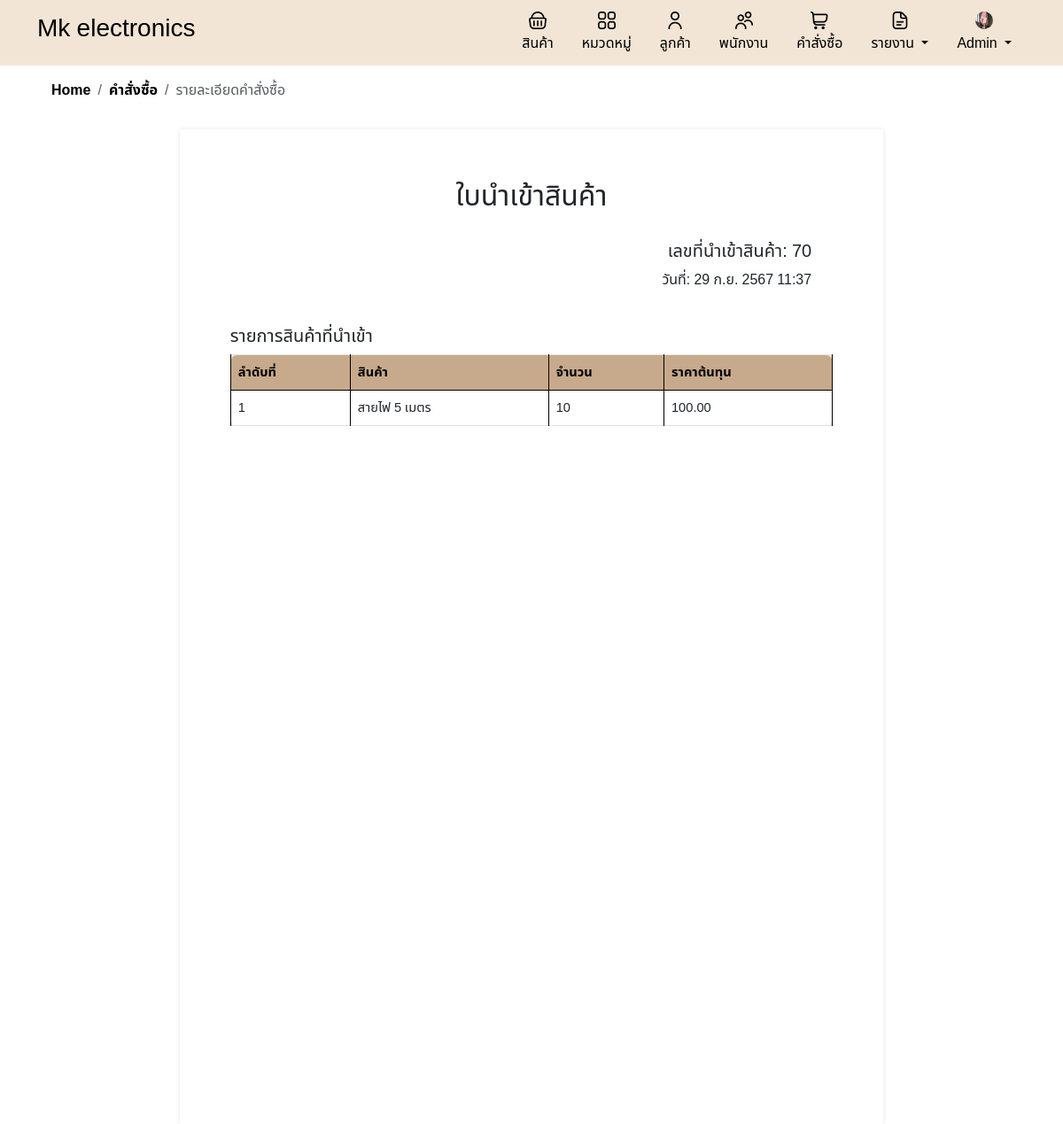
Screenshot of /detail_stock.php?stock_in_id=70 (signed in) with the database file from the repository.
### tables this page shows
CREATE TABLE `companies` (
  `company_id` int(11) NOT NULL,
  `company_name` varchar(255) NOT NULL,
  `company_address` varchar(255) DEFAULT NULL,
  `company_phone` varchar(10) DEFAULT NULL,
  `company_email` varchar(100) DEFAULT NULL,
  `profile_image` varchar(255) DEFAULT NULL
);

CREATE TABLE `stock_in` (
  `stock_in_id` int(11) NOT NULL,
  `date` timestamp NOT NULL DEFAULT current_timestamp()
);

CREATE TABLE `stock_in_items` (
  `item_id` int(11) NOT NULL,
  `stock_in_id` int(11) DEFAULT NULL,
  `product_id` int(11) DEFAULT NULL,
  `quantity` int(11) DEFAULT NULL
);

CREATE TABLE `products` (
  `product_id` int(11) NOT NULL,
  `product_name` varchar(255) NOT NULL,
  `description` text DEFAULT NULL,
  `price` decimal(10,2) NOT NULL,
  `quantity` int(11) NOT NULL,
  `category_id` int(11) DEFAULT NULL,
  `created_at` timestamp NOT NULL DEFAULT current_timestamp(),
  `image` varchar(255) DEFAULT NULL
);

CREATE TABLE `product_costs` (
  `cost_id` int(11) NOT NULL,
  `product_id` int(11) NOT NULL,
  `stock_in_id` int(11) NOT NULL,
  `cost_per_unit` decimal(10,2) NOT NULL,
  `quantity` int(11) NOT NULL
);

### inc/functions.php (called while the page is built, shortened)
<?php
function formatThaiDate($timestamp, $short = false) {
    $thai_months = array(
        1 => 'ม.ค.', 'ก.พ.', 'มี.ค.', 'เม.ย.', 'พ.ค.', 'มิ.ย.',
        'ก.ค.', 'ส.ค.', 'ก.ย.', 'ต.ค.', 'พ.ย.', 'ธ.ค.'
    );
    $date = date('j', $timestamp);
    $month = $thai_months[date('n', $timestamp)];
    $year = date('Y', $timestamp) + 543;
    if ($short) {
        return "$date $month";
    } else {
        $time = date('H:i', $timestamp);
        return "$date $month $year $time";
    }
}
?>

### detail_stock.php (the view, shortened to what this page needs)
<?php
include 'header.php';
include 'db.php';
include 'inc/links.php';
include 'inc/functions.php';
$stock_in_id = $_GET['stock_in_id'] ?? null;
$sql_items = "SELECT products.product_name, stock_in_items.quantity, pc.cost_per_unit
              FROM stock_in_items
              JOIN products ON stock_in_items.product_id = products.product_id
              LEFT JOIN product_costs AS pc ON stock_in_items.product_id = pc.product_id
              AND stock_in_items.stock_in_id = pc.stock_in_id
              WHERE stock_in_items.stock_in_id = ?";
$stmt_items = $conn->prepare($sql_items);
$stmt_items->bind_param("i", $stock_in_id);
$stmt_items->execute();
$result_items = $stmt_items->get_result();
$order_items = [];
while ($row = $result_items->fetch_assoc()) {
    $order_items[] = $row;
}
$sql_stock_in = "SELECT stock_in_id ,date FROM stock_in WHERE stock_in_id = ?";
$stmt_stock_in = $conn->prepare($sql_stock_in);
$stmt_stock_in->bind_param("i", $stock_in_id);
$stmt_stock_in->execute();
$result_stock_in = $stmt_stock_in->get_result();
$stock_in = $result_stock_in->fetch_assoc();
?>
<!DOCTYPE html>
<html lang="th">
<head>
</head>
<body>
    <div class="container">
        <nav aria-label="breadcrumb">
            <ol class="breadcrumb breadcrumb-chevron p-3 rounded-3">
                <li class="breadcrumb-item">
                    <a class="link-body-emphasis fw-semibold text-decoration-none" href="home.php">Home</a>
                </li>
                <li class="breadcrumb-item">
                    <a class="link-body-emphasis fw-semibold text-decoration-none" href="order.php">คำสั่งซื้อ</a>
                </li>
                <li class="breadcrumb-item active" aria-current="page">รายละเอียดคำสั่งซื้อ</li>
            </ol>
        </nav>
        <div class="a4-container">
            <div class="row">
                <div class="col-12 text-center mb-4">
                    <h2>ใบนำเข้าสินค้า</h2>
                </div>
                <div class="row d-flex justify-content-between align-items-start mb-4">
                    <div class="col-12 text-end" style="margin-top: -1px;">
                        <h5>เลขที่นำเข้าสินค้า: <?php echo $stock_in_id; ?></h5>
                        <p>วันที่: <?php echo formatThaiDate(strtotime($stock_in['date'])); ?></p>
                    </div>
                </div>
            </div>
            <div class="row">
                <div class="col-12">
                    <h5>รายการสินค้าที่นำเข้า</h5>
                    <table class="table table-bordered">
                        <thead>
                            <tr>
                                <th>ลำดับที่</th>
                                <th>สินค้า</th>
                                <th>จำนวน</th>
                                <th>ราคาต้นทุน</th>
                            </tr>
                        </thead>
                        <tbody>
                            <?php if (!empty($order_items)): ?>
                                <?php $index = 1; ?>
                                <?php foreach ($order_items as $item): ?>
                                    <tr>
                                        <td><?php echo $index++; ?></td>
                                        <td><?php echo htmlspecialchars($item["product_name"]); ?></td>
                                        <td><?php echo htmlspecialchars($item["quantity"]); ?></td>
                                        <td><?php echo htmlspecialchars(number_format($item["cost_per_unit"], 2)); ?></td>
                                    </tr>
                                <?php endforeach; ?>
                            <?php else: ?>
                                <tr>
                                    <td colspan="4" class="text-center">ไม่มีรายการสินค้า</td>
                                </tr>
                            <?php endif; ?>
                        </tbody>
                    </table>
                </div>
            </div>
        </div>
    </div>
</body>
</html>

### header.php (shortened to what this page needs)
<?php
include 'db.php';
$sql = "SELECT profile_image FROM companies WHERE company_id = 1";
$result = $conn->query($sql);
$profile_image = 'default.png';
if ($result->num_rows > 0) {
    $row = $result->fetch_assoc();
    if (!empty($row['profile_image'])) {
        $profile_image = $row['profile_image'];
    }
}
?>
<div class="header-container">
    <div class="container">
        <div class="d-flex flex-wrap align-items-center justify-content-center justify-content-lg-start">
            <a href="home.php"
                class="d-flex align-items-center my-2 my-lg-0 me-lg-auto <?php echo basename($_SERVER['PHP_SELF']) == 'home.php' ? 'text-secondary active' : 'text-black'; ?> text-decoration-none">
                <h3>Mk electronics</h3>
            </a>
            <ul class="nav col-12 col-lg-auto my-2 justify-content-center my-md-0">
                <li>
                    <a href="product.php"
                        class="nav-link <?php echo basename($_SERVER['PHP_SELF']) == 'product.php' ? 'text-secondary active' : 'text-black'; ?>">
                        <img src="image/shopping-basket.png" class="bi d-block mx-auto mb-1 icon" width="20"
                            height="20">
                        สินค้า
                    </a>
                </li>
                <li>
                    <a href="category.php"
                        class="nav-link <?php echo basename($_SERVER['PHP_SELF']) == 'category.php' ? 'text-secondary active' : 'text-black'; ?>">
                        <img src="image/apps.png" class="bi d-block mx-auto mb-1 icon" width="20"
                            height="20">
                        หมวดหมู่
                    </a>
                </li>
                <li>
                    <a href="customer.php"
                        class="nav-link <?php echo basename($_SERVER['PHP_SELF']) == 'customer.php' ? 'text-secondary active' : 'text-black'; ?>">
                        <img src="image/user (1).png" class="bi d-block mx-auto mb-1 icon" width="20" height="20">
                        ลูกค้า
                    </a>
                </li>
                <?php if ($_SESSION['role'] === 'admin'): ?>
                    <li>
                        <a href="employee.php"
                            class="nav-link <?php echo basename($_SERVER['PHP_SELF']) == 'employee.php' ? 'text-secondary active' : 'text-black'; ?>">
                            <img src="image/users.png" class="bi d-block mx-auto mb-1 icon" width="20" height="20">
                            พนักงาน
                        </a>
                    </li>
                <?php endif; ?>
                <li>
                    <a href="order.php"
                        class="nav-link <?php echo basename($_SERVER['PHP_SELF']) == 'order.php' ? 'text-secondary active' : 'text-black'; ?>">
                        <img src="image/shopping-cart.png" class="bi d-block mx-auto mb-1 icon" width="20" height="20">
                        คำสั่งซื้อ
                    </a>
                </li>
                <?php if ($_SESSION['role'] === 'admin'): ?>
                    <li class="nav-item dropdown">
                        <a href="#"
                            class="nav-link dropdown-toggle <?php echo basename($_SERVER['PHP_SELF']) == 'report.php' ? 'text-secondary active' : 'text-black'; ?>"
                            id="dropdownReport" role="button" data-bs-toggle="dropdown" aria-expanded="false">
                            <img src="image/document.png" class="bi d-block mx-auto mb-1 icon" width="20" height="20">
                            รายงาน
                        </a>
                    </li>
                    <li class="nav-item dropdown">
                        <a href="#"
                            class="nav-link dropdown-toggle <?php echo basename($_SERVER['PHP_SELF']) == 'admin.php' ? 'text-secondary active' : 'text-black'; ?>"
                            id="dropdownProfile" role="button" data-bs-toggle="dropdown" aria-expanded="false">
                            <img src="uploads/<?php echo htmlspecialchars($profile_image); ?>"
                                class="bi d-block mx-auto mb-1 icon rounded-circle" width="20" height="20"
                                alt="Profile Image">
                            <?php echo ($_SESSION['role'] === 'admin') ? 'Admin' : 'User'; ?>
                        </a>
                    </li>
                <?php endif; ?>
            </ul>
        </div>
    </div>
</div>
</body>
</html>

### style.css (style rules this page uses)
* { font-family: "Noto Sans Thai", sans-serif; }
html { overflow-y: scroll; }
body { font-family: "Noto Sans Thai", sans-serif; background-color: #ffffff; }
.header-container { width: 100%; background-color: #F2E5D5; padding: 5px; }
.table { width: 100%; margin-bottom: 1rem; color: #212529; background-color: #F2E5D5; overflow: hidden; }
.table td, .table th { background-color: #F2E5D5; border-color: #7e7e7e; }
.table th, .table td { padding: 0.75rem; vertical-align: top; border-top: 1px solid #ffffff; text-align: left; }
.table thead th { vertical-align: bottom; border-bottom: 1px solid #000000; background-color: #C7A98B; color: #000; }
.table thead th:first-child { border-top-left-radius: 8px; }
.table thead th:last-child { border-top-right-radius: 8px; }
.table tbody tr:last-child td:first-child { border-bottom-left-radius: 8px; }
.table tbody tr:last-child td:last-child { border-bottom-right-radius: 8px; }
body { margin-bottom: 20px; padding: 0; background-color: #f8f9fa; }
.a4-container { width: 210mm; min-height: 297mm; margin: auto; background-color: white; padding: 15mm; box-shadow: 0 0 5px rgba(0, 0, 0, 0.1); }
.table th, .table td { vertical-align: middle; }
html, body { height: 100%; }
.table-bordered { width: 100%; background-color: #F2E5D5; overflow: hidden; font-size: 11pt; }
.table-bordered th, .table-bordered td { border: 1px solid #000000; border-right: 1px solid #000000; }
.table-bordered thead th { background-color: #C7A98B; color: #000000; }
.table-bordered th { padding: 0.75rem; }
.table-bordered td { padding: 0.5rem; }

### rows the page displays
companies: profile_image (picture)
stock_in: date "29 ก.ย. 2567 11:37"
stock_in_items: product.product_name "สายไฟ 5 เมตร", quantity "10", product_costs.cost_per_unit "100.00"

### other values shown
$stock_in_id "70"
